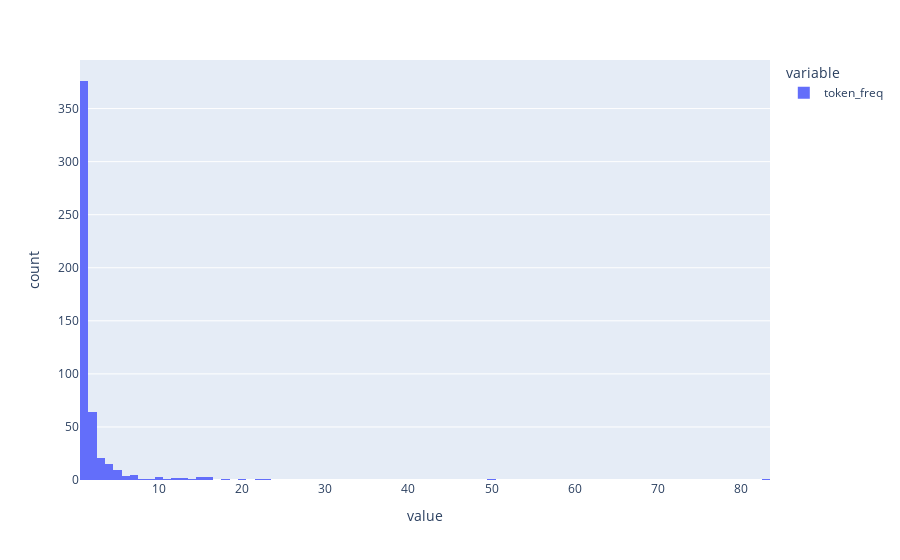

The notebook cell saved with this chart:
### Code cell
fig = px.histogram(df["token_freq"])
fig.update_xaxes(categoryorder="mean descending")

### Figure 1 — Plotly figure (JSON) as saved in the notebook; plotly's stock layout.template omitted (floating-point values rounded to 4 significant figures; data arrays with more than 128 entries replaced by an {"elided": "..."} marker saying what was removed)
{"data": [{"alignmentgroup": "True", "bingroup": "x", "hovertemplate": "variable=token_freq<br>value=%{x}<br>count=%{y}<extra></extra>", "legendgroup": "token_freq", "marker": {"color": "#636efa", "pattern": {"shape": ""}}, "name": "token_freq", "offsetgroup": "token_freq", "orientation": "v", "showlegend": true, "type": "histogram", "x": {"elided": "517 int values"}, "xaxis": "x", "yaxis": "y"}], "layout": {"barmode": "relative", "legend": {"title": {"text": "variable"}, "tracegroupgap": 0}, "margin": {"t": 60}, "xaxis": {"anchor": "y", "categoryorder": "mean descending", "domain": [0, 1], "title": {"text": "value"}}, "yaxis": {"anchor": "x", "domain": [0, 1], "title": {"text": "count"}}}}
